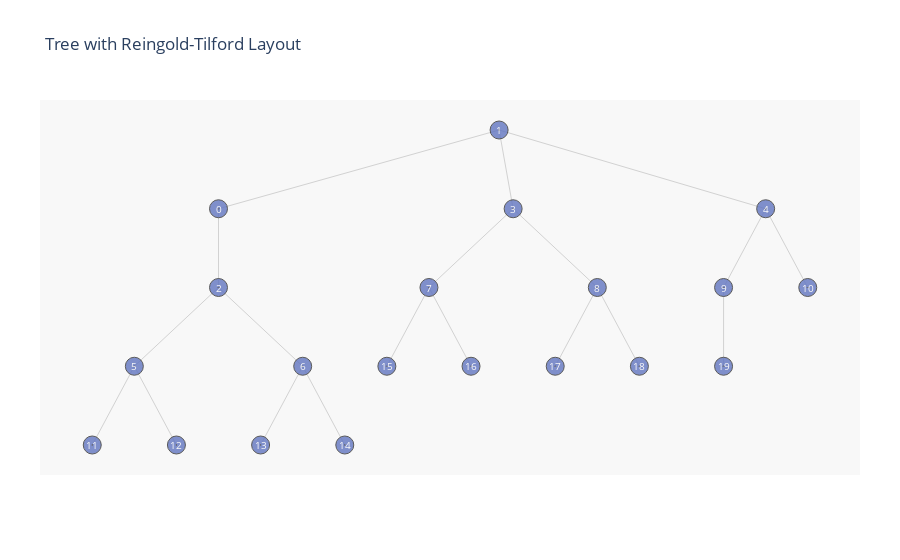

This figure's notebook cell:
### Code cell
axis = dict(showline=False, # hide axis line, grid, ticklabels and  title
            zeroline=False,
            showgrid=False,
            showticklabels=False,
            )

fig.update_layout(title= 'Tree with Reingold-Tilford Layout',
              annotations=make_annotations(position, v_label),
              font_size=12,
              showlegend=False,
              xaxis=axis,
              yaxis=axis,
              margin=dict(l=40, r=40, b=85, t=100),
              hovermode='closest',
              plot_bgcolor='rgb(248,248,248)'
              )
fig.show()

### Figure 1 — Plotly figure (JSON) as saved in the notebook; plotly's stock layout.template omitted (floating-point values rounded to 4 significant figures)
{"data": [{"hoverinfo": "none", "line": {"color": "rgb(210,210,210)", "width": 1}, "mode": "lines", "type": "scatter", "x": [-3.333, 0, null, -3.333, -3.333, null, 0, 0.1667, null, 0, 3.167, null, -3.333, -4.333, null, -3.333, -2.333, null, 0.1667, -0.8333, null, 0.1667, 1.167, null, 3.167, 2.667, null, 3.167, 3.667, null, -4.333, -4.833, null, -4.333, -3.833, null, -2.333, -2.833, null, -2.333, -1.833, null, -0.8333, -1.333, null, -0.8333, -0.3333, null, 1.167, 0.6667, null, 1.167, 1.667, null, 2.667, 2.667, null], "y": [7, 8, null, 7, 6, null, 8, 7, null, 8, 7, null, 6, 5, null, 6, 5, null, 7, 6, null, 7, 6, null, 7, 6, null, 7, 6, null, 5, 4, null, 5, 4, null, 5, 4, null, 5, 4, null, 6, 5, null, 6, 5, null, 6, 5, null, 6, 5, null, 6, 5, null]}, {"hoverinfo": "text", "marker": {"color": "#6175c1", "line": {"color": "rgb(50,50,50)", "width": 1}, "size": 18, "symbol": "circle-dot"}, "mode": "markers", "name": "bla", "opacity": 0.8, "text": ["0", "1", "2", "3", "4", "5", "6", "7", "8", "9", "10", "11", "12", "13", "14", "15", "16", "17", "18", "19"], "type": "scatter", "x": [-3.333, 0, -3.333, 0.1667, 3.167, -4.333, -2.333, -0.8333, 1.167, 2.667, 3.667, -4.833, -3.833, -2.833, -1.833, -1.333, -0.3333, 0.6667, 1.667, 2.667], "y": [7, 8, 6, 7, 7, 5, 5, 6, 6, 6, 6, 4, 4, 4, 4, 5, 5, 5, 5, 5]}], "layout": {"annotations": [{"font": {"color": "rgb(250,250,250)", "size": 10}, "showarrow": false, "text": "0", "x": -3.333, "xref": "x", "y": 7, "yref": "y"}, {"font": {"color": "rgb(250,250,250)", "size": 10}, "showarrow": false, "text": "1", "x": 0, "xref": "x", "y": 8, "yref": "y"}, {"font": {"color": "rgb(250,250,250)", "size": 10}, "showarrow": false, "text": "2", "x": -3.333, "xref": "x", "y": 6, "yref": "y"}, {"font": {"color": "rgb(250,250,250)", "size": 10}, "showarrow": false, "text": "3", "x": 0.1667, "xref": "x", "y": 7, "yref": "y"}, {"font": {"color": "rgb(250,250,250)", "size": 10}, "showarrow": false, "text": "4", "x": 3.167, "xref": "x", "y": 7, "yref": "y"}, {"font": {"color": "rgb(250,250,250)", "size": 10}, "showarrow": false, "text": "5", "x": -4.333, "xref": "x", "y": 5, "yref": "y"}, {"font": {"color": "rgb(250,250,250)", "size": 10}, "showarrow": false, "text": "6", "x": -2.333, "xref": "x", "y": 5, "yref": "y"}, {"font": {"color": "rgb(250,250,250)", "size": 10}, "showarrow": false, "text": "7", "x": -0.8333, "xref": "x", "y": 6, "yref": "y"}, {"font": {"color": "rgb(250,250,250)", "size": 10}, "showarrow": false, "text": "8", "x": 1.167, "xref": "x", "y": 6, "yref": "y"}, {"font": {"color": "rgb(250,250,250)", "size": 10}, "showarrow": false, "text": "9", "x": 2.667, "xref": "x", "y": 6, "yref": "y"}, {"font": {"color": "rgb(250,250,250)", "size": 10}, "showarrow": false, "text": "10", "x": 3.667, "xref": "x", "y": 6, "yref": "y"}, {"font": {"color": "rgb(250,250,250)", "size": 10}, "showarrow": false, "text": "11", "x": -4.833, "xref": "x", "y": 4, "yref": "y"}, {"font": {"color": "rgb(250,250,250)", "size": 10}, "showarrow": false, "text": "12", "x": -3.833, "xref": "x", "y": 4, "yref": "y"}, {"font": {"color": "rgb(250,250,250)", "size": 10}, "showarrow": false, "text": "13", "x": -2.833, "xref": "x", "y": 4, "yref": "y"}, {"font": {"color": "rgb(250,250,250)", "size": 10}, "showarrow": false, "text": "14", "x": -1.833, "xref": "x", "y": 4, "yref": "y"}, {"font": {"color": "rgb(250,250,250)", "size": 10}, "showarrow": false, "text": "15", "x": -1.333, "xref": "x", "y": 5, "yref": "y"}, {"font": {"color": "rgb(250,250,250)", "size": 10}, "showarrow": false, "text": "16", "x": -0.3333, "xref": "x", "y": 5, "yref": "y"}, {"font": {"color": "rgb(250,250,250)", "size": 10}, "showarrow": false, "text": "17", "x": 0.6667, "xref": "x", "y": 5, "yref": "y"}, {"font": {"color": "rgb(250,250,250)", "size": 10}, "showarrow": false, "text": "18", "x": 1.667, "xref": "x", "y": 5, "yref": "y"}, {"font": {"color": "rgb(250,250,250)", "size": 10}, "showarrow": false, "text": "19", "x": 2.667, "xref": "x", "y": 5, "yref": "y"}], "font": {"size": 12}, "hovermode": "closest", "margin": {"b": 85, "l": 40, "r": 40, "t": 100}, "plot_bgcolor": "rgb(248,248,248)", "showlegend": false, "title": {"text": "Tree with Reingold-Tilford Layout"}, "xaxis": {"showgrid": false, "showline": false, "showticklabels": false, "zeroline": false}, "yaxis": {"showgrid": false, "showline": false, "showticklabels": false, "zeroline": false}}}
